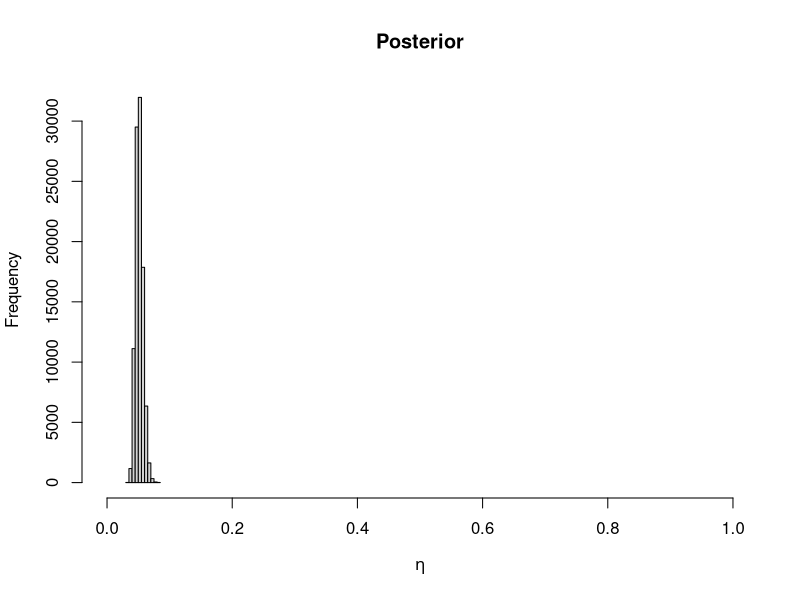
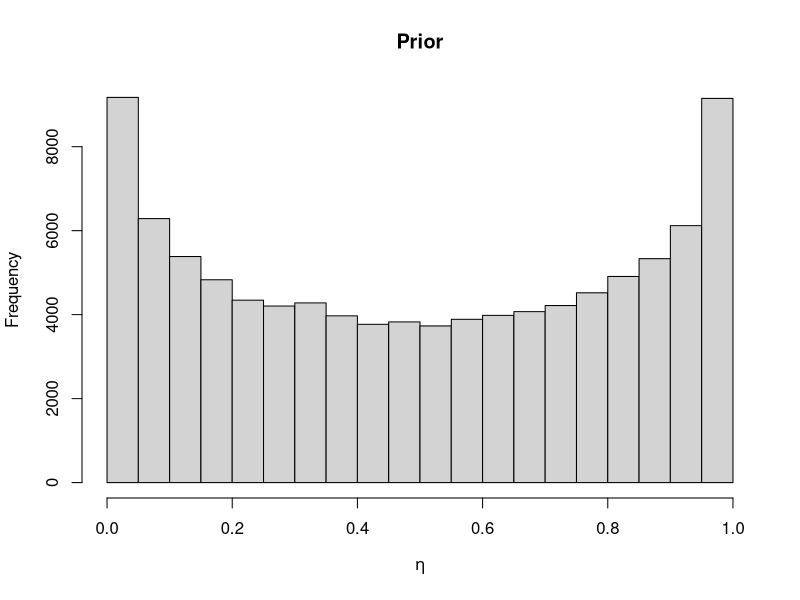

Here is the R script that generated these plots, in order:
# Sampling approach for inference on the correct diagnosis rate.
# x ~ Bin(n1, theta1)     theta1 ~ Beta(a1,b1)
# y ~ Bin(n2, theta2)     theta2 ~ Beta(a2,b2)
# z ~ Bin(m, phi)         phi ~ Beta(a3,b3)
# Interest is on eta = theta1*phi/(theta1*phi + theta2*(1-phi))

# Data
x  = 953
n1 = 1000
y  = 67
n2 = 1000
z  = 3812
m  = 1000000

# Hyperparameters
a1 = 1
b1 = 1
a2 = 1
b2 = 1
a3 = 1
b3 = 1

# Number of samples used in the approximation
rr = 100000
theta1 = rbeta(rr, x+a1, n1-x+b1)
theta2 = rbeta(rr, y+a2, n2-y+b2)
phi    = rbeta(rr, z+a3, m-z+b3)
eta = theta1*phi/(theta1*phi + theta2*(1-phi))

hist(eta, xlim=c(0,1), xlab=expression(eta), main="Posterior")
mean(eta)
quantile(eta, c(0.025,0.975))



#####
# Understanding the implied prior (rather than the  posterior)

theta1 = rbeta(rr, a1, b1)
theta2 = rbeta(rr, a2, b2)
phi    = rbeta(rr, a3, b3)
eta = theta1*phi/(theta1*phi + theta2*(1-phi))
hist(eta, xlim=c(0,1), xlab=expression(eta), main="Prior")

